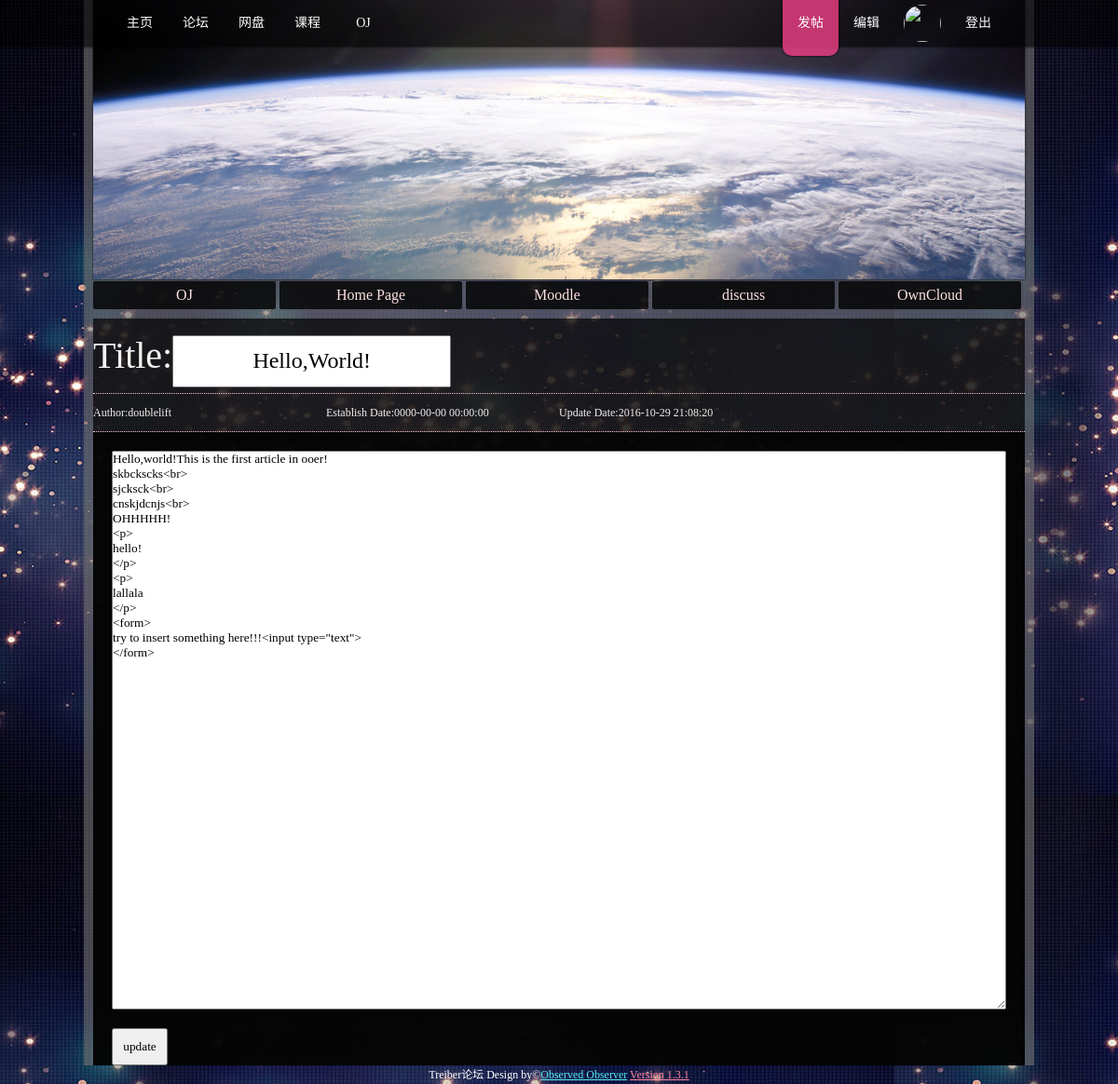
The app's page /discuss/edit_article.php?aid=1 with its own data.
### tables this page shows
CREATE TABLE `ooer_discuss` (
  `uid` varchar(200) NOT NULL,
  `title` varchar(200) NOT NULL,
  `article` text NOT NULL,
  `aid` int(255) UNSIGNED NOT NULL,
  `establish_date` datetime NOT NULL,
  `update_date` datetime NOT NULL,
  `comments` text NOT NULL
);

### discuss/discuss_sql_query.php (called while the page is built, shortened)
<?php
function get_article($aid)
{
	$que="select * from ooer_discuss where aid='".$aid."';";
	$result=mysql_query($que);
	$ans=mysql_fetch_array($result);
	return $ans;
}
?>

### discuss/edit_article.php (the view, shortened to what this page needs)
<?php
require("../global/topbar.php");
require("discuss_sql_query.php");
?>
<html>
	<head>
		<link href="css/settings.css" rel="stylesheet" type="text/css" />
		<link href="../css/settings.css" rel="stylesheet" type="text/css" />
	</head>
<body background="<?php print_bg();?>">
<?php
        print_topbar(find_path($_COOKIE["user"]));
?>
	<div class="main">
    <div class="banner">
    <?php print_banner();?>
    </div>
    <div class="page_list">
    	<div class="page_name"><a href="/OOer/OJ/OJ.php">OJ</a></div>
    	<div class="page_name"><a href="/OOer/user_personal_page.php">Home Page</a></div>
    	<div class="page_name"><a href="http://10.135.0.188/moodle">Moodle</a></div>
    	<div class="page_name"><a href="/OOer/discuss/discuss.php">discuss</a></div>
    	<div class="page_name"><a href="http://10.135.0.187">OwnCloud</a></div>
    </div>
    <form action="update_article.php" method="post">
    <div class="discuss">
    	<div class="article_title">
		Title:<input type="text" style="height:70%;width:auto;line-height:70%;text-align:center;font-size:60%" name="title" value="<?php
                $article=get_article($_GET["aid"]);
                echo $article["title"];
                ?>">
    	</div>
    	<div class="article_info">
    		<div class="article_info_parts">Author:<?php echo $article["uid"]?></div>
    		<div class="article_info_parts">Establish Date:<?php echo $article["establish_date"]?></div>
    		<div class="article_info_parts">Update Date:<?php echo $article["update_date"]?></div>
    		<div class="article_info_parts">
    		</div>
    	</div>
    	<div class="article_text">
    			<textarea name="article" class="article_edit"><?php echo $article["article"]?></textarea>
    			<input type="submit" value="update" class="article_button">
    	</div>
    </div>
    </form>
  </div>
  <?php
	require("../global/author.php");
	author();
?>
	</body>
</html>

### global/topbar.php (shortened to what this page needs)
<?php
function print_topbar($img_path)
{
echo "<div class='top_test'>";
        echo "<div class='top_left' style='margin-left:10%'>";
                echo "<a href='/OOer/mainpage.php'>主页</a>";
        echo "</div>";
        echo "<div class='top_left'>";
                echo "<a href='/OOer/discuss/discuss.php'>论坛</a>";
        echo "</div>";
        echo "<div class='top_left'>";
                echo "<a href='http://10.135.0.187'>网盘</a>";
        echo "</div>";
        echo "<div class='top_left'>";
                echo "<a href='http://10.135.0.188/moodle'>课程</a>";
        echo "</div>";
	echo "<div class='top_left'>";
                echo "<a href='/OOer/OJ/OJ.php'>OJ</a>";
        echo "</div>";
        echo "<div class='top_right' style='margin-right:10%'>";
                echo "<a href='/OOer/logout.php'>登出</a>";
        echo "</div>";
        echo "<div class='top_right'>";
                echo "<div class='top_image'>";
                	echo "<a href='/OOEr/user_personal_page.php'>";
                       echo "<img style='width:100%;height:100%' src='/OOer/".$img_path."'>";
                	echo "</a>";
                echo "</div>";
        echo "</div>";
        echo "<div class='top_right'>";
                echo "<a href='/OOer/edit.php'>编辑</a>";
        echo "</div>";
        echo "<div class='top_right'>";
                echo "<div class='publish'>";
                echo "<a href='/OOer/discuss/est_article.php'>发帖</a>";
                echo "</div>";
        echo "</div>";
echo "</div>";
}
function print_banner()
{
	echo "<img src='/OOer/image/earth.jpg' style='width:100%;height:100%;box-shadow:0px 0px 2px #000000'>";
}
function print_bg()
{
	echo "/OOer/image/star.jpeg";
}
?>

### global/author.php
<?php
function author()
{
	echo"<div class='author' style='color:#ffffff'>";
		echo"Treiber论坛 Design by"."&copy;<a style='color:#57eef7' href='http://ooer.space'>Observed Observer</a>";
		echo "  <a style='color:#ff86a0'href='/OOer/global/version.php'>Version 1.3.1</a>";
	echo"</div>";
}
?>

### discuss/css/settings.css (style rules this page uses)
.discuss { width:1000px;min-height:160px; margin-top:10px;margin-left:10px; background-color:rgba(0,0,0,0.7); color:#f3f0f0; }
.article_title { width:1000px;height:80px;font-size:40px;line-height:80px; border-bottom-style:dotted;border-color:#ffc5d1;border-width:1px; }
.article_info { width:1000px;height:40px;border-bottom-style:dotted;border-color:#ffc5d1;border-width:1px; }
.article_info_parts { width:250px;height:40px;font-size:12px;line-height:40px;float:left }
.article_text { width:1000px;min-height:100px;background-color:rgba(0,0,0,0.8);margin:auto; }
.article_edit { width:960px;height:600px; margin-top:20px;margin-left:20px; }
.article_button { width:60px;height:40px; margin-top:20px;margin-left:20px; }

### css/settings.css (style rules this page uses)
* { margin:0px;padding:0px;font-family:"Tahoma"; }
.top_test { width:100%;height:50px; background-color:rgba(0,0,0,0.6); position:fixed; margin-top:0px;margin-left:0px; box-shadow:0px 0px 3px #000000; }
.top_image { width:40px;height:40px; border-radius:20px; margin-left:10px; overflow:hidden; margin-top:5px; float:left; }
.top_left { width:60px;height:50px; font-size:14px; text-align:center; line-height:50px; float:left; }
.top_right { width:60px;height:50px; font-size:14px; text-align:center; line-height:50px; float:right; }
.top_left a { color:#ffffff; text-decoration:none; }
.top_right a { color:#ffffff; text-decoration:none; }
.publish { position:absolute;margin-top:0px;margin-left:0px; background-color:rgba(239,63,133,0.8); border-bottom-left-radius:10px; border-bottom-right-radius:10px; width:60px;height:60px; font-size:14px; text-align:center; line-height:50px; box-shadow:0px 0px 3px #000000; }
.main { width:1020px;min-height:400px; background-color:rgba(114,114,114,0.6); margin:auto; }
.banner { width:1000px;height:300px;background-color:#ffd3e2;margin:auto }
.page_list { width:1000px;height:30px; margin-left:6px;margin-top:2px; }
.page_name { width:196px;height:30px; float:left; background-color:rgba(0,0,0,0.8); line-height:30px; text-align:center;margin-left:4px; border-radius: 2px; }
.page_name a { color:#fde0e0;text-decoration:none }
.author { width:100%; height:20px; text-align:center; font-size:12px; color:#ffffff; line-height:20px; position:relative; left:0px; bottom:0px; }

### records on screen
ooer_discuss: title "Hello,World!", uid "doublelift", establish_date "0000-00-00 00:00:00", update_date "2016-10-29 21:08:20", article "Hello,world!This is the first article in ooer! skbckscks<br> sjcksck<br> cnskjdcnjs<br> OHHHHH! <p> hello! </p> <p> lallala </p> <form> try to insert something here!!!<input type=\"text\"> </form>"
